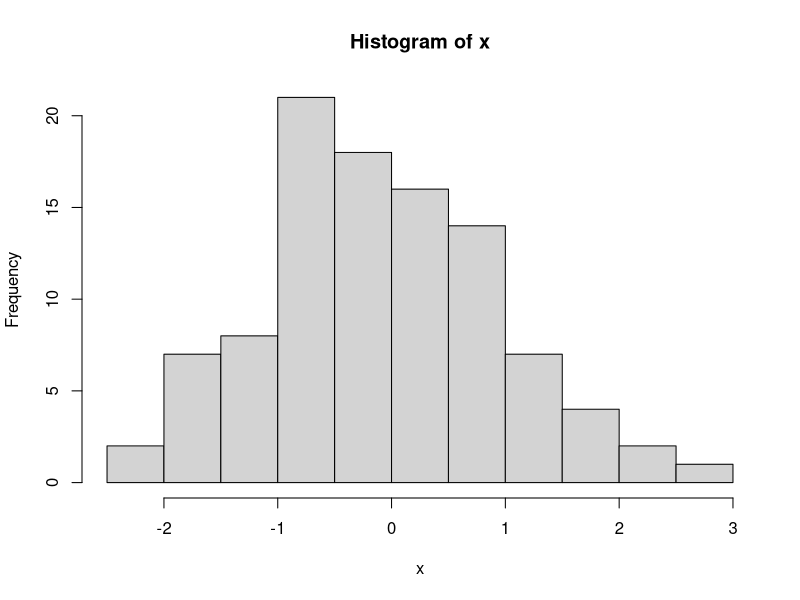
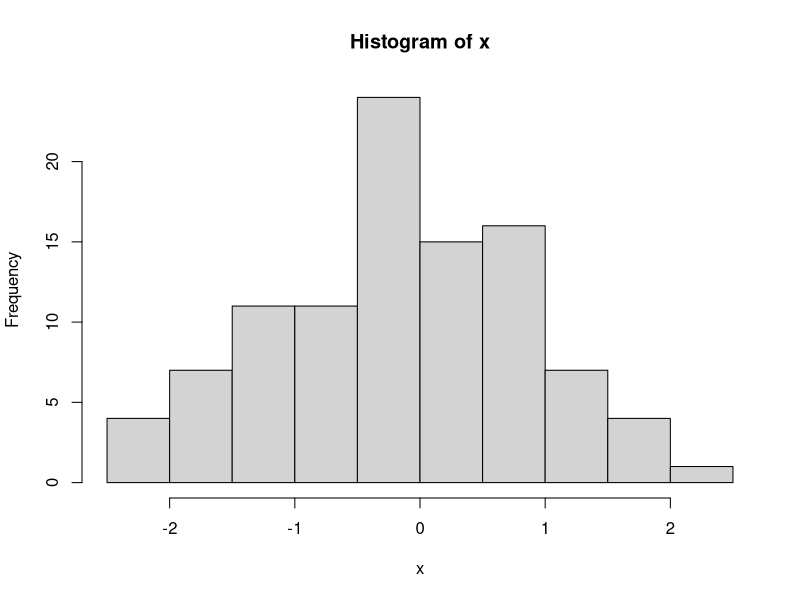

Recreate these plots in R, in order.
# Base Plotting Demonstration

# his
x<-rnorm(100)
hist(x)


# 100 random numbers using  normal distribution 
x<-rnorm(100)
hist(x)